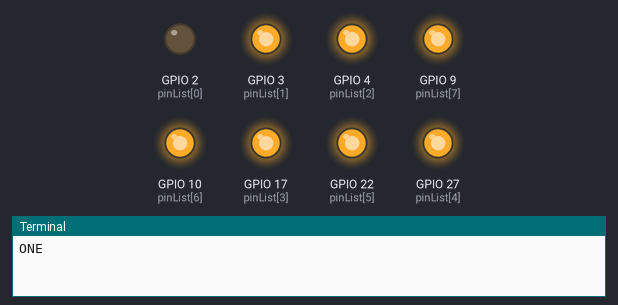
The program below on a simulated Raspberry Pi (BCM pin numbers). Parts: output pins drawn as LEDs (lit = HIGH), the last lines printed to the terminal. At 16.0 s the program stops and its outputs stay as they are.

Above: at 0.1 s.
At 2.1 s:
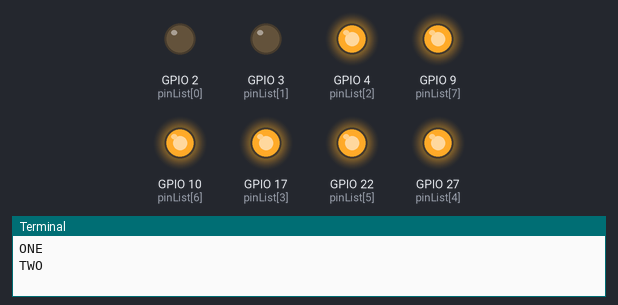
At 4.1 s:
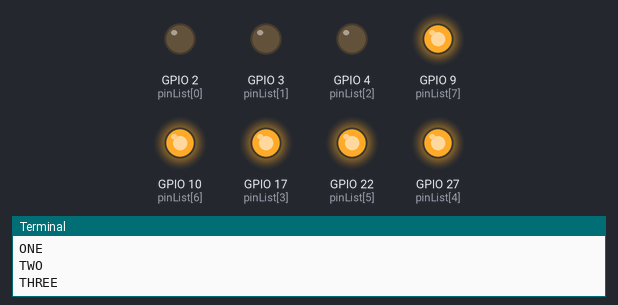
At 6.1 s:
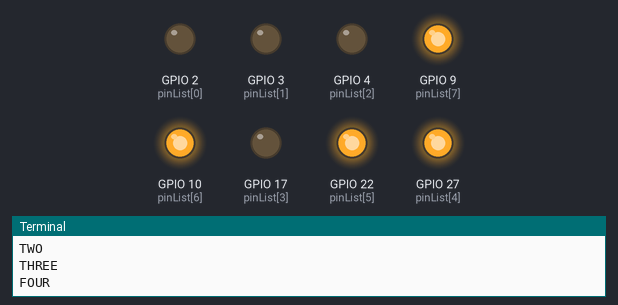
At 10.1 s:
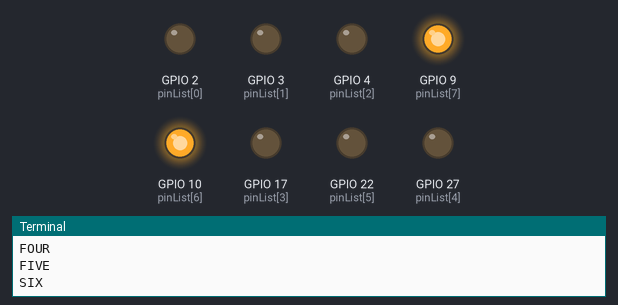
At 14.1 s:
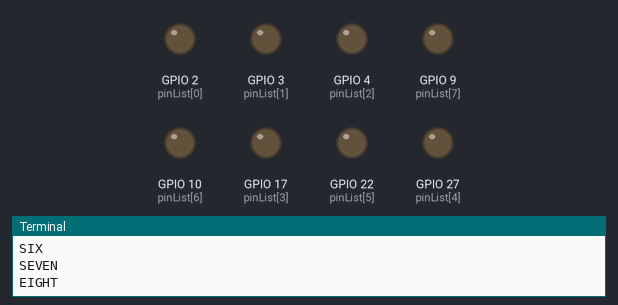
Timing chart, 0 to 15.6 s (numbered marks = the images above):
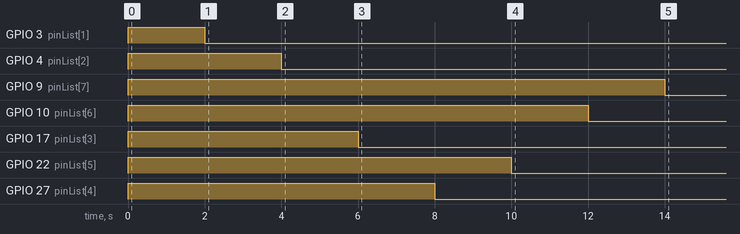

The program:

8port-script1.py
```python
#!/usr/bin/python3


import RPi.GPIO as GPIO
import time

GPIO.setmode(GPIO.BCM)

# init list with pin numbers

pinList = [2, 3, 4, 17, 27, 22, 10, 9]

# loop through pins and set mode and state to 'low'

for i in pinList:
    GPIO.setup(i, GPIO.OUT)
    GPIO.output(i, GPIO.HIGH)

# time to sleep between operations in the main loop

SleepTimeL = 2

# main loop

try:
  GPIO.output(2, GPIO.LOW)
  print("ONE")
  time.sleep(SleepTimeL);
  GPIO.output(3, GPIO.LOW)
  print("TWO")
  time.sleep(SleepTimeL);
  GPIO.output(4, GPIO.LOW)
  print("THREE")
  time.sleep(SleepTimeL);
  GPIO.output(17, GPIO.LOW)
  print("FOUR")
  time.sleep(SleepTimeL);
  GPIO.output(27, GPIO.LOW)
  print("FIVE")
  time.sleep(SleepTimeL);
  GPIO.output(22, GPIO.LOW)
  print("SIX")
  time.sleep(SleepTimeL);
  GPIO.output(10, GPIO.LOW)
  print("SEVEN")
  time.sleep(SleepTimeL);
  GPIO.output(9, GPIO.LOW)
  print("EIGHT")
  time.sleep(SleepTimeL);
  GPIO.cleanup()
  print("Good bye!")

# End program cleanly with keyboard
except KeyboardInterrupt:
  print("Quit")

  # Reset GPIO settings
  GPIO.cleanup()


# find more information on this script at
# http://youtu.be/oaf_zQcrg7g
```

Measured:
- by itself, GPIO 3 (pinList[1]): LOW → HIGH at 0.00 s, → LOW 2.0 s later
- by itself, GPIO 4 (pinList[2]): LOW → HIGH at 0.00 s, → LOW 4.0 s later
- by itself, GPIO 9 (pinList[7]): LOW → HIGH at 0.00 s, → LOW 14.0 s later
- by itself, GPIO 10 (pinList[6]): LOW → HIGH at 0.00 s, → LOW 12.0 s later
- by itself, GPIO 17 (pinList[3]): LOW → HIGH at 0.00 s, → LOW 6.0 s later
- by itself, GPIO 22 (pinList[5]): LOW → HIGH at 0.00 s, → LOW 10.0 s later
- by itself, GPIO 27 (pinList[4]): LOW → HIGH at 0.00 s, → LOW 8.0 s later
